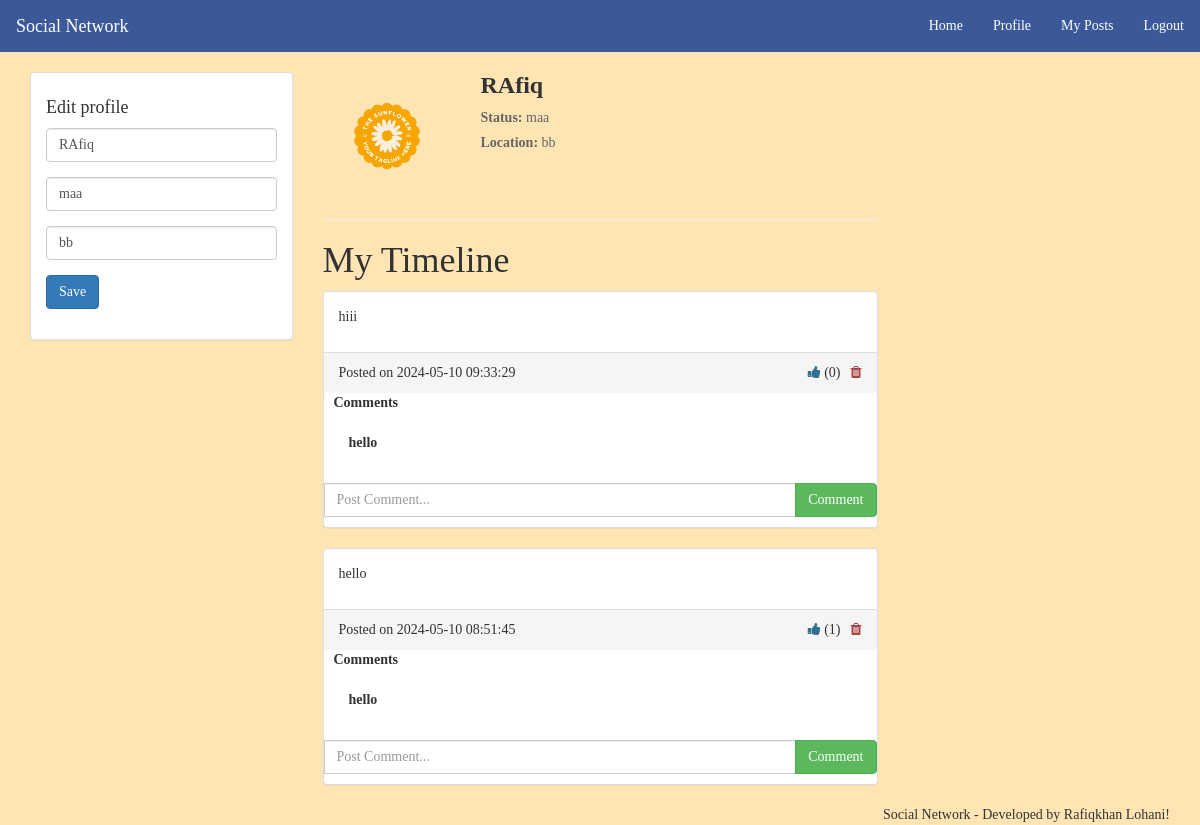
The page /profile.php (signed in) on the database its author committed.
### tables this page shows
CREATE TABLE `users` (
  `member_id` int(11) NOT NULL,
  `username` varchar(100) NOT NULL,
  `full_name` varchar(100) NOT NULL,
  `screen_name` varchar(100) NOT NULL,
  `dob` date NOT NULL,
  `gender` varchar(30) NOT NULL,
  `status` varchar(100) NOT NULL,
  `location` varchar(100) NOT NULL,
  `password` varchar(255) NOT NULL,
  `date` timestamp NOT NULL DEFAULT CURRENT_TIMESTAMP
);

CREATE TABLE `posts` (
  `post_id` int(11) NOT NULL,
  `post_body` text NOT NULL,
  `post_img` varchar(255) NOT NULL,
  `posted_by` int(11) NOT NULL,
  `date` timestamp NOT NULL DEFAULT CURRENT_TIMESTAMP
);

CREATE TABLE `comments` (
  `id` int(11) NOT NULL,
  `content` text NOT NULL,
  `post_id` int(11) NOT NULL,
  `member_id` int(11) NOT NULL,
  `date` timestamp NOT NULL DEFAULT CURRENT_TIMESTAMP
);

### profile.php (the view, shortened to what this page needs)
<?php
include 'include/head.php';
if (isset($_SESSION['member_id'])) {
  $member_id = $_SESSION['member_id'];
} else {
  header("Location: login.php");
  exit();
}
$db = mysqli_connect('localhost', 'root', '', 'social_network') or die('Wrong Database Connection!');
$query = "SELECT * FROM posts WHERE posted_by='" . $member_id . "' ORDER BY post_id DESC";
$result = mysqli_query($db, $query);
?>
<main class="container">
  <div class="row">
    <div class="col-md-3">
      <div class="panel panel-default">
        <div class="panel-body">
          <h4>Edit profile</h4>
          <form method="post" action="profile.php">
            <div class="form-group">
              <input class="form-control" type="text" name="screen_name" placeholder="Screen Name" value="<?= $user_data['screen_name'];?>" required="">
            </div>
            <div class="form-group">
              <input class="form-control" type="text" name="status" placeholder="Status" value="<?= $user_data['status'];?>" required="">
            </div>
            <div class="form-group">
              <input class="form-control" type="text" name="location" placeholder="Location" value="<?= $user_data['location'];?>" required="">
            </div>
            <div class="form-group">
              <input class="btn btn-primary" type="submit" name="update_profile" value="Save">
            </div>
          </form>
        </div>
      </div>
    </div>
    <div class="col-md-6">
      <div class="media">
        <div class="media-left">
          <img src="img/head_sun_flower.png" class="media-object" style="width: 128px; height: 128px;">
        </div>
        <div class="media-body">
          <h2 class="media-heading"><?= $user_data['screen_name'];?></h2>
          <p><b>Status:</b> <?= $user_data['status'];?></p>
          <p><b>Location:</b> <?= $user_data['location'];?></p>
        </div>
      </div>
      <hr>
      <h1>My Timeline</h1>
      <div>
        <?php
          if (mysqli_num_rows($result) > 0) {
            while ($rows = mysqli_fetch_array($result)) {?>
              <div class="panel panel-default">
                <?php
                  $posted_by = $rows['posted_by'];
                  if ($posted_by == $member_id) {
                    $display = "";
                  } else {
                    $display = "hidden";
                  }
                  $post_id = $rows['post_id'];
                  $query2 = "SELECT count(*) AS likes FROM likes WHERE post_id='" . $post_id . "'";
                  $result2 = mysqli_query($db, $query2);
                  $likes = mysqli_fetch_array($result2);
                  if ($likes !== "") {
                    $likes = $likes['likes'];
                  } else {
                    $likes = 0;
                  }
                ?>
                <div class="panel-body">
                  <p><?=  $rows['post_body'];?></p>
                </div>
                <div class="panel-footer">
                  <span>Posted on <?=  $rows['date'];?></span>
                  <span class="pull-right <?=$display;?>" style="padding-left: 10px;">
                    <a class="text-danger" href="db-server.php?delete_post=<?php echo $rows['post_id']?>" title="Delete Post" onclick="return confirm('Sure you want to remove?');"><i class="fa fa-trash"></i></a>
                  </span>
                  <span class="pull-right">
                    <a class="text-info" href="db-server.php?like_post=<?php echo $rows['post_id']?>&like_page=profile.php"><i title="Like" class="fa fa-thumbs-up"></i>
                    </a>(<span id="no_like"><?=$likes;?></span>)
                  </span>
                </div>
                <div style="padding-left: 10px;">
                  <b>Comments</b>
                </div>
                <div class="panel-body">
                  <?php
                    $com_query = "SELECT * FROM comments WHERE post_id='" . $post_id . "'";
                    $cresult = mysqli_query($db, $com_query);
                    if (mysqli_num_rows($cresult) > 0) {
                      while ($comment_data = mysqli_fetch_array($cresult)) {
                  ?>
                  <p id="content"><?=$comment_data['content']?></p>
                  <?php
                      }
                    } else {
                  ?>
                  <p><b>No comments</b></p>
                  <?php
                    }
                  ?>
                </div>
                <form method="post" action="profile.php">
                  <div class="input-group">
                    <input class="form-control" type="text" name="content" placeholder="Post Comment..." required="">
                    <span class="input-group-btn">
                      <button class="btn btn-success" type="submit" name="submit_comment">Comment</button>
                    </span>
                  </div>
                </form>
              </div>
            <?php
            }
          } else {?>
            <div class="panel-body">
              <p>Post has not been Published!</p>
            </div>
          <?php }
        ?>
      </div>
    </div>
  </div>
</main>
<?php include('include/foot.php'); ?>

### css/style.css (style rules this page uses)
a { color: #3b5998; }

### include/head.php (style rules this page uses)
#content { background-color: #fff; padding: 5px 0px 5px 10px; border-radius: 5px; font-weight: bold; }

### profile.php (style rules this page uses)
body { background-color: #FFE5B4; font-family: Times New Roman, sans-serif; }
.panel-default { border-color: #ddd; }
.panel-body { padding: 15px; }
.panel-footer { background-color: #f5f5f5; border-top: 1px solid #ddd; padding: 10px 15px; }
.media-body { padding-left: 20px; }
.media-heading { margin-top: 0; margin-bottom: 10px; font-size: 24px; color: #333; font-weight: bold; }
.media p { margin-bottom: 5px; color: #666; }
.input-group { margin-bottom: 10px; }

### rows shown on the page
users: screen_name "RAfiq", status "maa", location "bb"
posts: post_body "hiii", date "2024-05-10 09:33:29", likes "0"
comments: content "hello"
posts: post_body "hello", date "2024-05-10 08:51:45", likes "1"
comments: content "hello"
